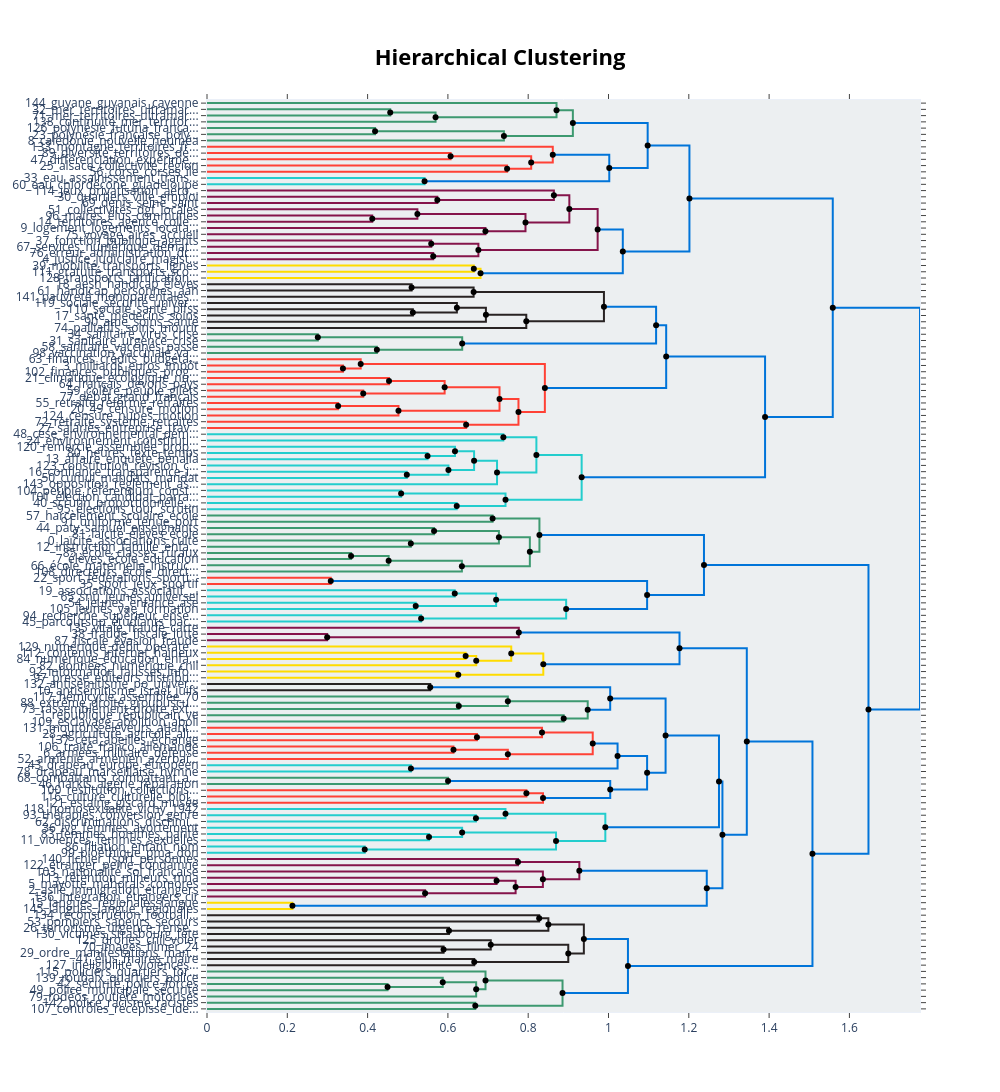

This figure's notebook cell:
### Code cell
fig_hierarchical = topic_model.visualize_hierarchy(
    hierarchical_topics=hierarchical_topics
)
fig_hierarchical
